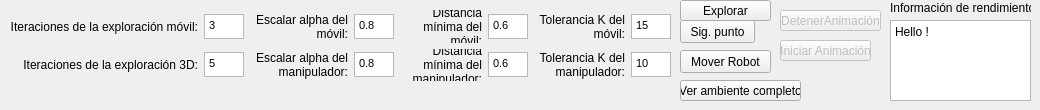
    <widget class="QWidget" name="tab">
     <attribute name="title">
      <string>Opciones de Exploración Híbrida</string>
     </attribute>
     <widget class="QWidget" name="gridLayoutWidget_4">
      <property name="geometry">
       <rect>
        <x>10</x>
        <y>10</y>
        <width>661</width>
        <height>71</height>
       </rect>
      </property>
      <layout class="QGridLayout" name="gridLayout_4">
       <item row="1" column="4">
        <widget class="QLabel" name="label_15">
         <property name="text">
          <string>Distancia mínima del manipulador:</string>
         </property>
         <property name="alignment">
          <set>Qt::AlignRight|Qt::AlignTrailing|Qt::AlignVCenter</set>
         </property>
         <property name="wordWrap">
          <bool>true</bool>
         </property>
        </widget>
       </item>
       <item row="0" column="4">
        <widget class="QLabel" name="label_14">
         <property name="text">
          <string>Distancia mínima del móvil:</string>
         </property>
         <property name="alignment">
          <set>Qt::AlignRight|Qt::AlignTrailing|Qt::AlignVCenter</set>
         </property>
         <property name="wordWrap">
          <bool>true</bool>
         </property>
        </widget>
       </item>
       <item row="1" column="0">
        <widget class="QLabel" name="label_11">
         <property name="text">
          <string>Iteraciones de la exploración 3D:</string>
         </property>
         <property name="alignment">
          <set>Qt::AlignRight|Qt::AlignTrailing|Qt::AlignVCenter</set>
         </property>
         <property name="wordWrap">
          <bool>false</bool>
         </property>
        </widget>
       </item>
       <item row="1" column="1">
        <widget class="QTextEdit" name="txtIteracionesManipulador">
         <property name="minimumSize">
          <size>
           <width>40</width>
           <height>25</height>
          </size>
         </property>
         <property name="maximumSize">
          <size>
           <width>40</width>
           <height>25</height>
          </size>
         </property>
         <property name="html">
          <string>&lt;!DOCTYPE HTML PUBLIC &quot;-//W3C//DTD HTML 4.0//EN&quot; &quot;http://www.w3.org/TR/REC-html40/strict.dtd&quot;&gt;
&lt;html&gt;&lt;head&gt;&lt;meta name=&quot;qrichtext&quot; content=&quot;1&quot; /&gt;&lt;style type=&quot;text/css&quot;&gt;
p, li { white-space: pre-wrap; }
&lt;/style&gt;&lt;/head&gt;&lt;body style=&quot; font-family:'MS Shell Dlg 2'; font-size:8.25pt; font-weight:400; font-style:normal;&quot;&gt;
&lt;p style=&quot; margin-top:0px; margin-bottom:0px; margin-left:0px; margin-right:0px; -qt-block-indent:0; text-indent:0px;&quot;&gt;&lt;span style=&quot; font-size:8pt;&quot;&gt;5&lt;/span&gt;&lt;/p&gt;&lt;/body&gt;&lt;/html&gt;</string>
         </property>
        </widget>
       </item>
       <item row="0" column="2">
        <widget class="QLabel" name="label_12">
         <property name="text">
          <string>Escalar alpha del móvil:</string>
         </property>
         <property name="alignment">
          <set>Qt::AlignRight|Qt::AlignTrailing|Qt::AlignVCenter</set>
         </property>
         <property name="wordWrap">
          <bool>true</bool>
         </property>
        </widget>
       </item>
       <item row="1" column="2">
        <widget class="QLabel" name="label_13">
         <property name="text">
          <string>Escalar alpha del manipulador:</string>
         </property>
         <property name="alignment">
          <set>Qt::AlignRight|Qt::AlignTrailing|Qt::AlignVCenter</set>
         </property>
         <property name="wordWrap">
          <bool>true</bool>
         </property>
        </widget>
       </item>
       <item row="0" column="5">
        <widget class="QTextEdit" name="txtDMinMovil">
         <property name="minimumSize">
          <size>
           <width>40</width>
           <height>25</height>
          </size>
         </property>
         <property name="maximumSize">
          <size>
           <width>40</width>
           <height>25</height>
          </size>
         </property>
         <property name="html">
          <string>&lt;!DOCTYPE HTML PUBLIC &quot;-//W3C//DTD HTML 4.0//EN&quot; &quot;http://www.w3.org/TR/REC-html40/strict.dtd&quot;&gt;
&lt;html&gt;&lt;head&gt;&lt;meta name=&quot;qrichtext&quot; content=&quot;1&quot; /&gt;&lt;style type=&quot;text/css&quot;&gt;
p, li { white-space: pre-wrap; }
&lt;/style&gt;&lt;/head&gt;&lt;body style=&quot; font-family:'MS Shell Dlg 2'; font-size:8.25pt; font-weight:400; font-style:normal;&quot;&gt;
&lt;p style=&quot; margin-top:0px; margin-bottom:0px; margin-left:0px; margin-right:0px; -qt-block-indent:0; text-indent:0px;&quot;&gt;&lt;span style=&quot; font-size:8pt;&quot;&gt;0.6&lt;/span&gt;&lt;/p&gt;&lt;/body&gt;&lt;/html&gt;</string>
         </property>
        </widget>
       </item>
       <item row="0" column="3">
        <widget class="QTextEdit" name="txtAlphaMovil">
         <property name="minimumSize">
          <size>
           <width>40</width>
           <height>25</height>
          </size>
         </property>
         <property name="maximumSize">
          <size>
           <width>40</width>
           <height>25</height>
          </size>
         </property>
         <property name="html">
          <string>&lt;!DOCTYPE HTML PUBLIC &quot;-//W3C//DTD HTML 4.0//EN&quot; &quot;http://www.w3.org/TR/REC-html40/strict.dtd&quot;&gt;
&lt;html&gt;&lt;head&gt;&lt;meta name=&quot;qrichtext&quot; content=&quot;1&quot; /&gt;&lt;style type=&quot;text/css&quot;&gt;
p, li { white-space: pre-wrap; }
&lt;/style&gt;&lt;/head&gt;&lt;body style=&quot; font-family:'MS Shell Dlg 2'; font-size:8.25pt; font-weight:400; font-style:normal;&quot;&gt;
&lt;p style=&quot; margin-top:0px; margin-bottom:0px; margin-left:0px; margin-right:0px; -qt-block-indent:0; text-indent:0px;&quot;&gt;&lt;span style=&quot; font-size:8pt;&quot;&gt;0.8&lt;/span&gt;&lt;/p&gt;&lt;/body&gt;&lt;/html&gt;</string>
         </property>
        </widget>
       </item>
       <item row="1" column="3">
        <widget class="QTextEdit" name="txtAlpgaManipulador">
         <property name="minimumSize">
          <size>
           <width>40</width>
           <height>25</height>
          </size>
         </property>
         <property name="maximumSize">
          <size>
           <width>40</width>
           <height>25</height>
          </size>
         </property>
         <property name="html">
          <string>&lt;!DOCTYPE HTML PUBLIC &quot;-//W3C//DTD HTML 4.0//EN&quot; &quot;http://www.w3.org/TR/REC-html40/strict.dtd&quot;&gt;
&lt;html&gt;&lt;head&gt;&lt;meta name=&quot;qrichtext&quot; content=&quot;1&quot; /&gt;&lt;style type=&quot;text/css&quot;&gt;
p, li { white-space: pre-wrap; }
&lt;/style&gt;&lt;/head&gt;&lt;body style=&quot; font-family:'MS Shell Dlg 2'; font-size:8.25pt; font-weight:400; font-style:normal;&quot;&gt;
&lt;p style=&quot; margin-top:0px; margin-bottom:0px; margin-left:0px; margin-right:0px; -qt-block-indent:0; text-indent:0px;&quot;&gt;&lt;span style=&quot; font-size:8pt;&quot;&gt;0.8&lt;/span&gt;&lt;/p&gt;&lt;/body&gt;&lt;/html&gt;</string>
         </property>
        </widget>
       </item>
       <item row="0" column="1">
        <widget class="QTextEdit" name="txtIteracionesMovil">
         <property name="minimumSize">
          <size>
           <width>40</width>
           <height>25</height>
          </size>
         </property>
         <property name="maximumSize">
          <size>
           <width>40</width>
           <height>25</height>
          </size>
         </property>
         <property name="html">
          <string>&lt;!DOCTYPE HTML PUBLIC &quot;-//W3C//DTD HTML 4.0//EN&quot; &quot;http://www.w3.org/TR/REC-html40/strict.dtd&quot;&gt;
&lt;html&gt;&lt;head&gt;&lt;meta name=&quot;qrichtext&quot; content=&quot;1&quot; /&gt;&lt;style type=&quot;text/css&quot;&gt;
p, li { white-space: pre-wrap; }
&lt;/style&gt;&lt;/head&gt;&lt;body style=&quot; font-family:'MS Shell Dlg 2'; font-size:8.25pt; font-weight:400; font-style:normal;&quot;&gt;
&lt;p style=&quot; margin-top:0px; margin-bottom:0px; margin-left:0px; margin-right:0px; -qt-block-indent:0; text-indent:0px;&quot;&gt;&lt;span style=&quot; font-size:8pt;&quot;&gt;3&lt;/span&gt;&lt;/p&gt;&lt;/body&gt;&lt;/html&gt;</string>
         </property>
         <property name="acceptRichText">
          <bool>true</bool>
         </property>
        </widget>
       </item>
       <item row="0" column="0">
        <widget class="QLabel" name="label_10">
         <property name="text">
          <string>Iteraciones de la exploración móvil:</string>
         </property>
         <property name="alignment">
          <set>Qt::AlignRight|Qt::AlignTrailing|Qt::AlignVCenter</set>
         </property>
         <property name="wordWrap">
          <bool>false</bool>
         </property>
        </widget>
       </item>
       <item row="1" column="5">
        <widget class="QTextEdit" name="txtDMinManipulador">
         <property name="minimumSize">
          <size>
           <width>40</width>
           <height>25</height>
          </size>
         </property>
         <property name="maximumSize">
          <size>
           <width>40</width>
           <height>25</height>
          </size>
         </property>
         <property name="html">
          <string>&lt;!DOCTYPE HTML PUBLIC &quot;-//W3C//DTD HTML 4.0//EN&quot; &quot;http://www.w3.org/TR/REC-html40/strict.dtd&quot;&gt;
&lt;html&gt;&lt;head&gt;&lt;meta name=&quot;qrichtext&quot; content=&quot;1&quot; /&gt;&lt;style type=&quot;text/css&quot;&gt;
p, li { white-space: pre-wrap; }
&lt;/style&gt;&lt;/head&gt;&lt;body style=&quot; font-family:'MS Shell Dlg 2'; font-size:8.25pt; font-weight:400; font-style:normal;&quot;&gt;
&lt;p style=&quot; margin-top:0px; margin-bottom:0px; margin-left:0px; margin-right:0px; -qt-block-indent:0; text-indent:0px;&quot;&gt;&lt;span style=&quot; font-size:8pt;&quot;&gt;0.6&lt;/span&gt;&lt;/p&gt;&lt;/body&gt;&lt;/html&gt;</string>
         </property>
        </widget>
       </item>
       <item row="0" column="6">
        <widget class="QLabel" name="label_16">
         <property name="text">
          <string>Tolerancia K del móvil:</string>
         </property>
         <property name="alignment">
          <set>Qt::AlignRight|Qt::AlignTrailing|Qt::AlignVCenter</set>
         </property>
         <property name="wordWrap">
          <bool>true</bool>
         </property>
        </widget>
       </item>
       <item row="1" column="6">
        <widget class="QLabel" name="label_17">
         <property name="text">
          <string>Tolerancia K del manipulador:</string>
         </property>
         <property name="alignment">
          <set>Qt::AlignRight|Qt::AlignTrailing|Qt::AlignVCenter</set>
         </property>
         <property name="wordWrap">
          <bool>true</bool>
         </property>
        </widget>
       </item>
       <item row="0" column="7">
        <widget class="QTextEdit" name="txtKMovil">
         <property name="minimumSize">
          <size>
           <width>40</width>
           <height>25</height>
          </size>
         </property>
         <property name="maximumSize">
          <size>
           <width>40</width>
           <height>25</height>
          </size>
         </property>
         <property name="html">
          <string>&lt;!DOCTYPE HTML PUBLIC &quot;-//W3C//DTD HTML 4.0//EN&quot; &quot;http://www.w3.org/TR/REC-html40/strict.dtd&quot;&gt;
&lt;html&gt;&lt;head&gt;&lt;meta name=&quot;qrichtext&quot; content=&quot;1&quot; /&gt;&lt;style type=&quot;text/css&quot;&gt;
p, li { white-space: pre-wrap; }
&lt;/style&gt;&lt;/head&gt;&lt;body style=&quot; font-family:'MS Shell Dlg 2'; font-size:8.25pt; font-weight:400; font-style:normal;&quot;&gt;
&lt;p style=&quot; margin-top:0px; margin-bottom:0px; margin-left:0px; margin-right:0px; -qt-block-indent:0; text-indent:0px;&quot;&gt;&lt;span style=&quot; font-size:8pt;&quot;&gt;15&lt;/span&gt;&lt;/p&gt;&lt;/body&gt;&lt;/html&gt;</string>
         </property>
        </widget>
       </item>
       <item row="1" column="7">
        <widget class="QTextEdit" name="txtKManipulador">
         <property name="maximumSize">
          <size>
           <width>40</width>
           <height>25</height>
          </size>
         </property>
         <property name="html">
          <string>&lt;!DOCTYPE HTML PUBLIC &quot;-//W3C//DTD HTML 4.0//EN&quot; &quot;http://www.w3.org/TR/REC-html40/strict.dtd&quot;&gt;
&lt;html&gt;&lt;head&gt;&lt;meta name=&quot;qrichtext&quot; content=&quot;1&quot; /&gt;&lt;style type=&quot;text/css&quot;&gt;
p, li { white-space: pre-wrap; }
&lt;/style&gt;&lt;/head&gt;&lt;body style=&quot; font-family:'MS Shell Dlg 2'; font-size:8.25pt; font-weight:400; font-style:normal;&quot;&gt;
&lt;p style=&quot; margin-top:0px; margin-bottom:0px; margin-left:0px; margin-right:0px; -qt-block-indent:0; text-indent:0px;&quot;&gt;&lt;span style=&quot; font-size:8pt;&quot;&gt;10&lt;/span&gt;&lt;/p&gt;&lt;/body&gt;&lt;/html&gt;</string>
         </property>
        </widget>
       </item>
      </layout>
     </widget>
     <widget class="QPushButton" name="pushButton_7">
      <property name="geometry">
       <rect>
        <x>680</x>
        <y>0</y>
        <width>91</width>
        <height>21</height>
       </rect>
      </property>
      <property name="text">
       <string>Explorar</string>
      </property>
     </widget>
     <widget class="QLabel" name="label_18">
      <property name="geometry">
       <rect>
        <x>890</x>
        <y>0</y>
        <width>141</width>
        <height>16</height>
       </rect>
      </property>
      <property name="text">
       <string>Información de rendimiento:</string>
      </property>
     </widget>
     <widget class="QPlainTextEdit" name="plainTextEdit">
      <property name="geometry">
       <rect>
        <x>890</x>
        <y>20</y>
        <width>141</width>
        <height>81</height>
       </rect>
      </property>
      <property name="plainText">
       <string>Hello !</string>
      </property>
     </widget>
     <widget class="QPushButton" name="btnIniciarAnimacion">
      <property name="enabled">
       <bool>false</bool>
      </property>
      <property name="geometry">
       <rect>
        <x>780</x>
        <y>40</y>
        <width>91</width>
        <height>21</height>
       </rect>
      </property>
      <property name="text">
       <string>Iniciar Animación</string>
      </property>
     </widget>
     <widget class="QPushButton" name="btnDetenerAnimacion">
      <property name="enabled">
       <bool>false</bool>
      </property>
      <property name="geometry">
       <rect>
        <x>780</x>
        <y>10</y>
        <width>101</width>
        <height>21</height>
       </rect>
      </property>
      <property name="text">
       <string>DetenerAnimación</string>
      </property>
     </widget>
     <widget class="QPushButton" name="pushButton_4">
      <property name="geometry">
       <rect>
        <x>680</x>
        <y>80</y>
        <width>121</width>
        <height>21</height>
       </rect>
      </property>
      <property name="text">
       <string>Ver ambiente completo</string>
      </property>
     </widget>
     <widget class="QPushButton" name="btnSiguiente">
      <property name="geometry">
       <rect>
        <x>680</x>
        <y>20</y>
        <width>75</width>
        <height>23</height>
       </rect>
      </property>
      <property name="text">
       <string>Sig. punto</string>
      </property>
     </widget>
     <widget class="QPushButton" name="pushButton_6">
      <property name="geometry">
       <rect>
        <x>680</x>
        <y>50</y>
        <width>91</width>
        <height>23</height>
       </rect>
      </property>
      <property name="text">
       <string>Mover Robot</string>
      </property>
     </widget>
    </widget>
